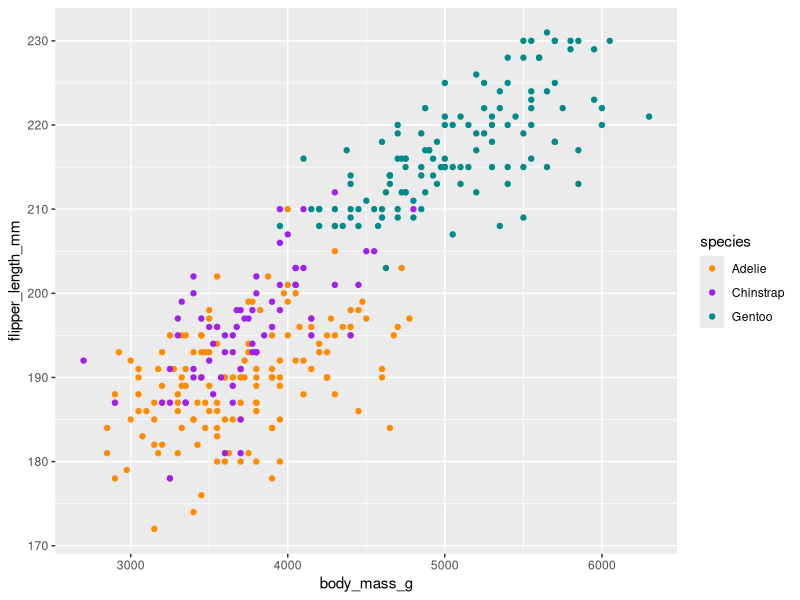

Here is the R script that generated this plot: (Note: this script raises an error after producing the figure.)
##~~~~~~~~~~~~~~~~~~~~~~~~~~~~~~~~~~~~~~~~~~~~~~~~~~~~~~~~~~~~~~~~~~~~~~~~~~~~~~
##                            Derivitive practice                           ----
##~~~~~~~~~~~~~~~~~~~~~~~~~~~~~~~~~~~~~~~~~~~~~~~~~~~~~~~~~~~~~~~~~~~~~~~~~~~~~~
#................practice using the function D().................

#create an expression 
my_expression <- expression (5*x^2)

#find the derivitive of the expression with respect to x
my_derivative <- D(expr = my_expression, name = "x")

#evaluate derivitaave at x = 2.8
x <- 2.8

# evaluate!
eval(my_derivative)

#....................another example with D()....................
#find derivitive with respect to x
my_derivative <-D(expr = expression(3.1 * x^4 - 28 * x), name = "x")
my_derivative

#create and store a function
fx <- expression(x^2)

#find the derivative with respect to x
df_dx <- D(expr = fx, name = "x")
df_dx

#....................You Try!....................
#Using the D() function in R:
#1
dg_dz <-D(expr = expression( 2*z^3 - 10.5*z^2 +4.1), name = "z")
dg_dz
#2
dt_dy <-D(expr = expression( (2*y^3 + 1)^4 - 8*y^3), name = "y")
dt_dy

#find the slope of t(y) at a range of values
y <- seq(from = -0.4, to = 2.0, by = 0.1)

#evaluate the slope of T(y) at each of those values
eval(dt_dy)

# plotting example
library(ggplot2)
library(palmerpenguins)

ggplot(data = penguins, aes(x = body_mass_g, y = flipper_length_mm)) + 
  geom_point(aes(color = species)) + scale_color_manual(values = c("darkorange", "purple", "cyan4"))
+ labs(x = "Body mass (g)", y = "Flipper length (mm)", title = "Palmer peguins size meausrments", 
       subtitle = "palmer archipelago, Antartica (2007 - 2009", caption = "collected by Dr. Kristen Gorman") + 
  facet_wrap(~island) + theme_minimal()

